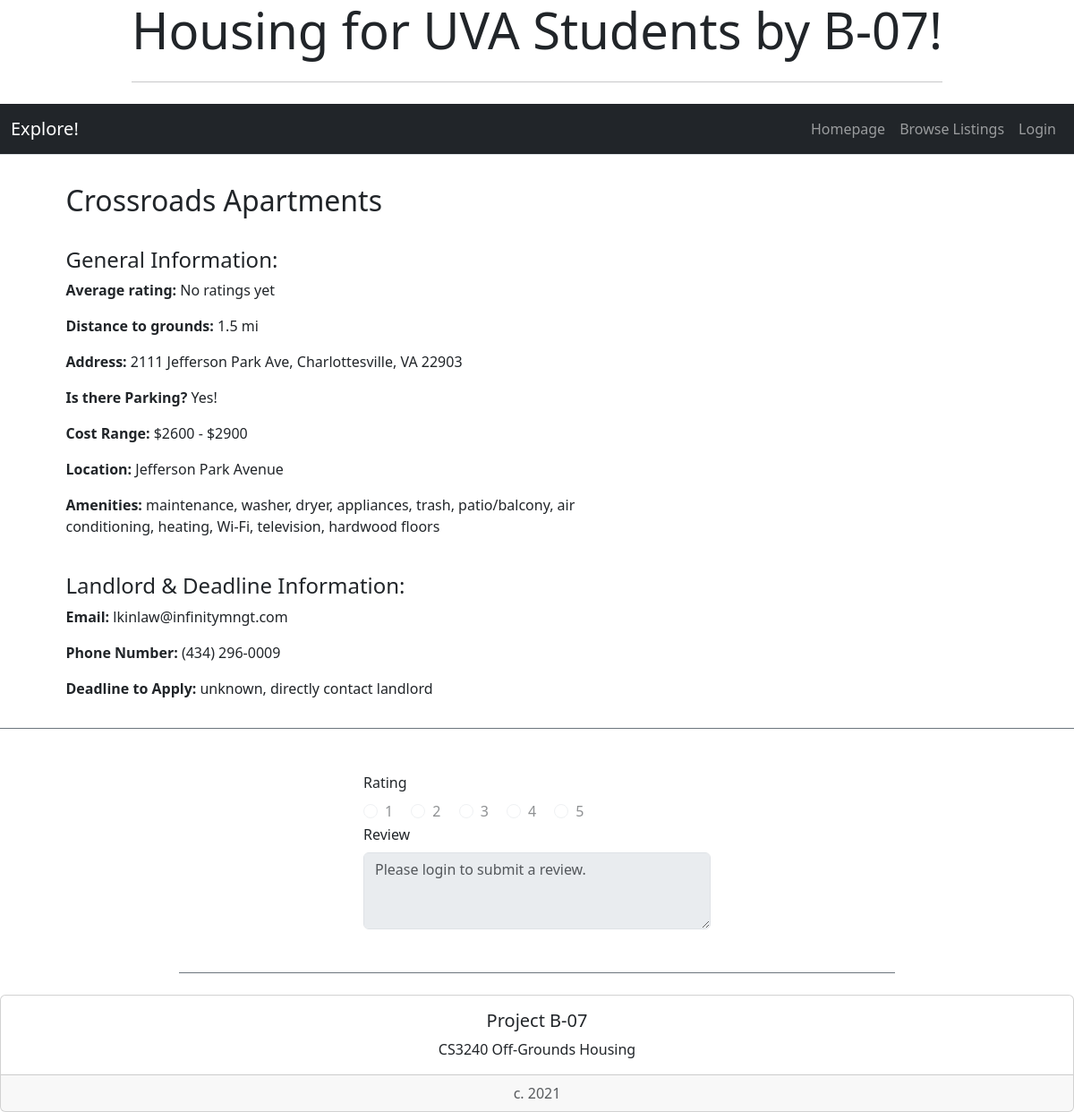
The page /housing/8/ on the database as committed earlier.
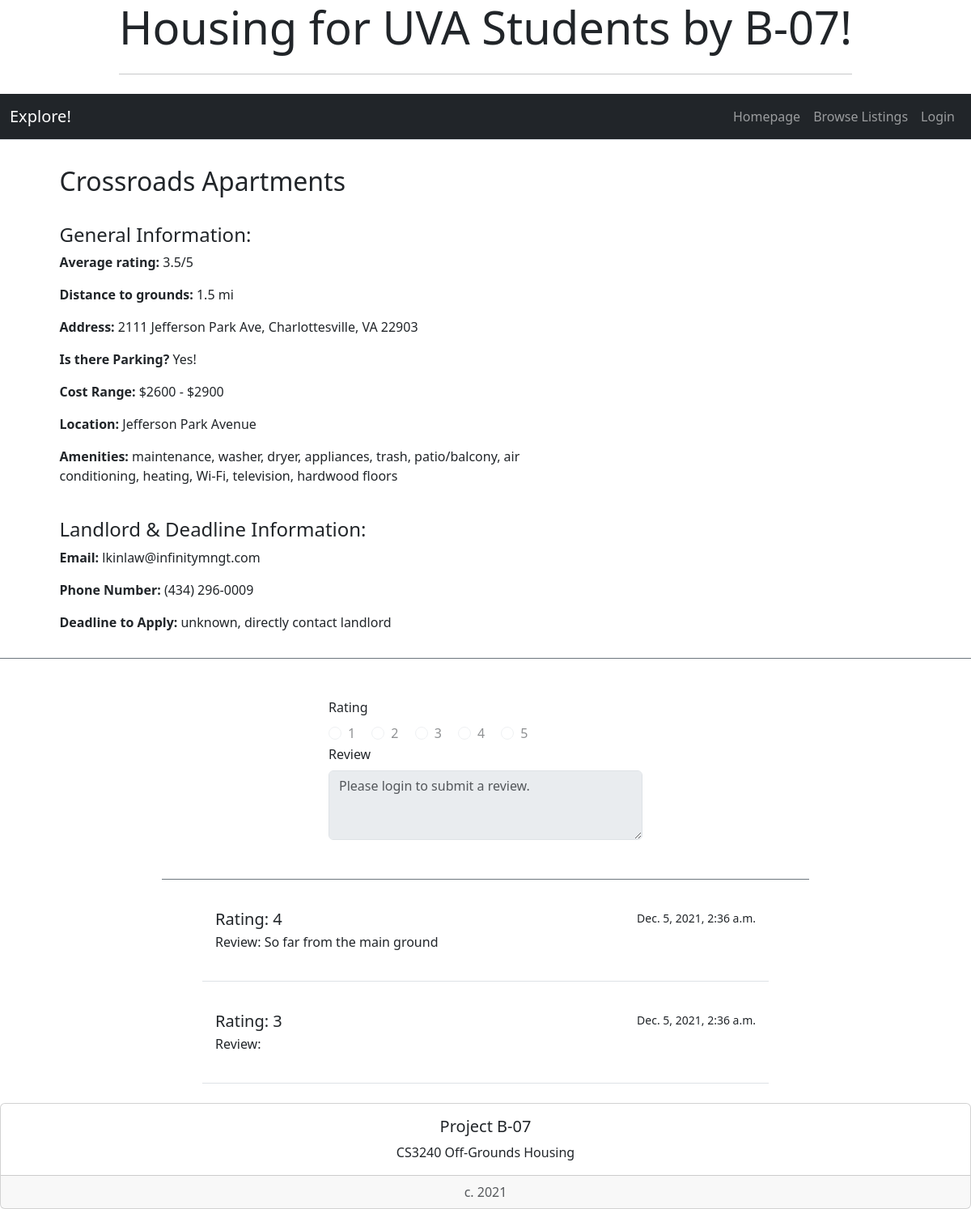
The same page on the database as committed later.
### housing/models.py (models this page shows, shortened)
class StudentHousing(models.Model):
    name = models.CharField(max_length=200)
    distToGrounds = models.FloatField(default=0)
    parking = models.BooleanField()
    minCost = models.IntegerField(default=0)
    maxCost = models.IntegerField(default=0)
    location = models.TextField(max_length=200, null=True)
    landlordEmail = models.CharField(max_length=200, null=True)
    landlordPhone = models.CharField(max_length=200, null=True)
    amenities = models.TextField(max_length=200, null=True)
    deadline = models.CharField(max_length=200, null=True)
    averageRating = models.FloatField(default=0)
    address = models.TextField(max_length=200, null=True)
    image = models.ImageField(blank=True, null=True) #makes it optional to include an image
    lat = models.FloatField(blank=True, null=True) #leave blank
    long = models.FloatField(blank=True, null=True) #leave blank

class Review(models.Model):
    house = models.ForeignKey(StudentHousing, on_delete=models.CASCADE)
    rating = models.IntegerField(default=0)
    comment = models.TextField(max_length=200, default="")
    pub_date = models.DateTimeField('date published')

### housing/views.py (the view)
# urls.py: path('<int:pk>/', views.DetailView.as_view(), name='detail'),
class DetailView(generic.DetailView):
    model = StudentHousing
    template_name = 'housing/studentHousingOption.html'
    def get_queryset(self):
        return StudentHousing.objects

### housing/templates/housing/studentHousingOption.html (shortened to what the changed rows need)
<!doctype html>
<link href='https://api.mapbox.com/mapbox-gl-js/v2.3.1/mapbox-gl.css' rel='stylesheet' /> {% load bootstrap5 %} {% bootstrap_css %} {% bootstrap_javascript %} {% load socialaccount %}
<div class="container">
    <div class="col d-flex justify-content-center">
        <div class="jumbotron">
            <h1 class="display-4">Housing for UVA Students by B-07!</h1>
        </div>
    </div>
</div>
{% if studenthousing %}
    <div class="row border-bottom border-secondary">
        <div class="col-sm-7">
             <div class="offset-sm-1">
                <div class="card border-0">
                    <div class="card-body">
                        <h2>{{ studenthousing.name }}</h2>
                        <br>
                        <h4>General Information:</h4>
                        {% if studenthousing.averageRating == 0.0 %}
                            <p class='card-text'><b>Average rating: </b>No ratings yet</p>
                        {% else %}
                            <p class='card-text'><b>Average rating: </b>{{ studenthousing.averageRating }}/5</p>
                        {% endif %}
                        <p class='card-text'><b>Distance to grounds:</b> {{ studenthousing.distToGrounds }} mi</p>
                        <p class='card-text'><b>Address: </b>{{ studenthousing.address }}</p>
                        {% if studenthousing.parking == True %}
                            <p class='card-text'><b>Is there Parking? </b> Yes!</p>
                        {% else %}
                            <p class='card-text'><b>Is there Parking? </b> No</p>
                        {% endif %}
                        <p class='card-text'><b>Cost Range: </b>${{ studenthousing.minCost }} - ${{ studenthousing.maxCost }}</p>
                        <p class='card-text'><b>Location: </b>{{ studenthousing.location }}</p>
                        <p class='card-text'><b>Amenities: </b>{{ studenthousing.amenities }}</p>
                        <br>
                        <h4>Landlord & Deadline Information:</h4>
                        <p class='card-text'><b>Email: </b>{{ studenthousing.landlordEmail }}</p>
                        <p class='card-text'><b>Phone Number: </b>{{ studenthousing.landlordPhone }}</p>
                        <p class='card-text'><b>Deadline to Apply: </b>{{ studenthousing.deadline }}</p>
                    </div>
                </div>
            </div>
        </div>
        <div class="col-sm-5">
            <div class="col-sm-11">
                <div class="card border-0">
                    <div class="card-body">
                        <br><br><br>
                        <div id='map' style='width: 500px; height: 400px; margin: auto'></div>
                    </div>
                </div>
            </div>
        </div>
    </div>
{% else %}
<p>No housing details are available.</p>
{% endif %}<br>
<div class="list-group list-group-flush">
    {% for review in studenthousing.review_set.all %}
    <div class="list-group-item" style="margin-left: 250px; margin-right: 250px; margin-top: 5px;">
        <div class="d-flex w-100 justify-content-between">
            <h5 class="mb-1">Rating: {{review.rating}}</h5>
            <small>{{review.pub_date}}</small>
        </div>
        <p class="mb-1">Review: {{review.comment}}<br><br></p>
    </div><br> {% endfor %}
</div>

Rows that differ between the two databases and show on the page:
changed StudentHousing "Crossroads Apartments": averageRating (not shown) → "3.5"
added Review: rating "4", pub_date "Dec. 5, 2021, 2:36 a.m.", comment "So far from the main ground"
added Review: rating "3", pub_date "Dec. 5, 2021, 2:36 a.m."
Other text that changed with them:
text no longer shown: "No ratings yet"
text now shown: "/5"
